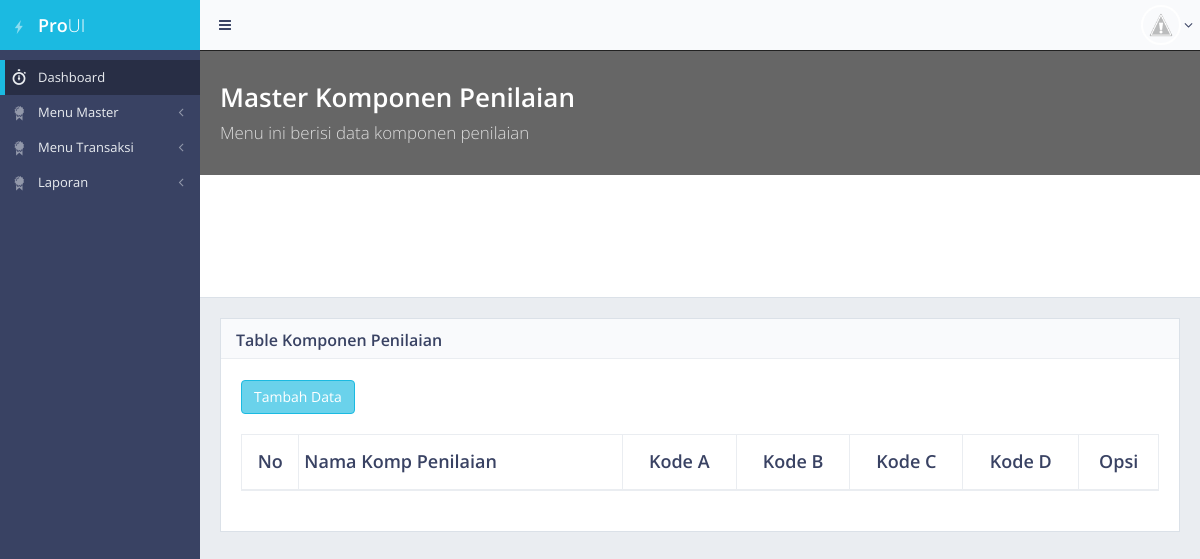
Page /master_komponen_penilaian.php (signed in) on the earlier database version.
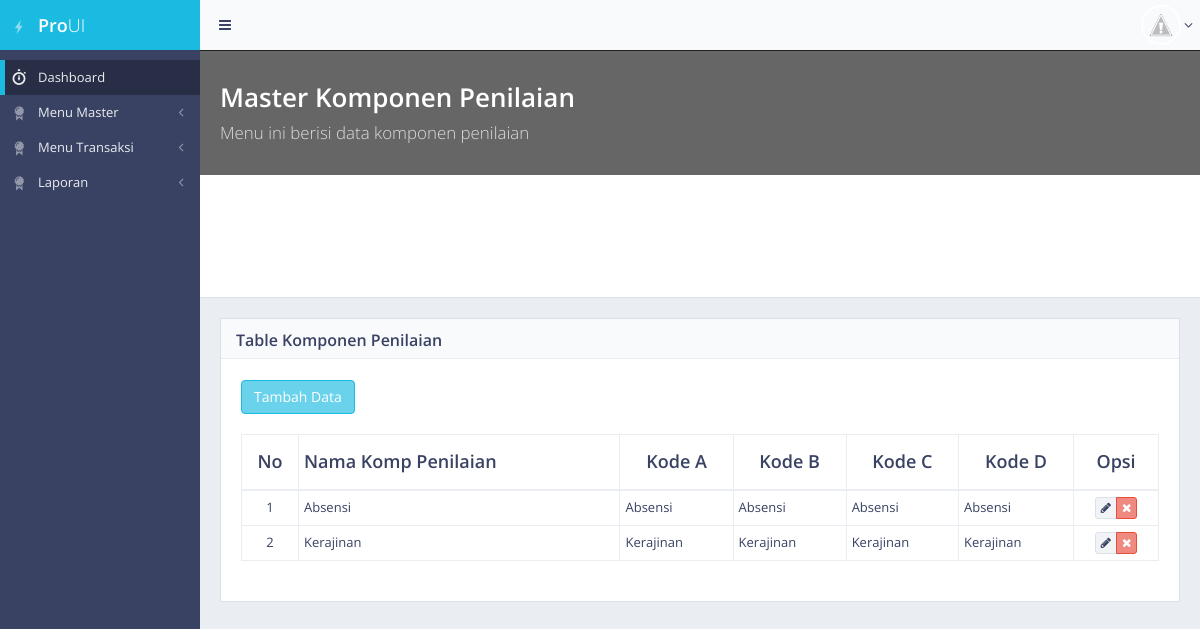
Same page on the later database version.
### tables this page shows
CREATE TABLE `tab_komponen_penilaian` (
  `id` int(10) NOT NULL AUTO_INCREMENT,
  `nama_komp_penilaian` varchar(50) DEFAULT NULL,
  `user_insert` varchar(50) DEFAULT NULL,
  `date_insert` varchar(50) DEFAULT NULL,
  `user_update` varchar(50) DEFAULT NULL,
  `date_update` varchar(50) DEFAULT NULL,
  `user_delete` varchar(50) DEFAULT NULL,
  `date_delete` varchar(50) DEFAULT NULL,
  PRIMARY KEY (`id`)
);

### master_komponen_penilaian.php (the view, shortened to what the changed rows need)
<!DOCTYPE html>
 <html class="no-js">
    <head>
        <link rel="stylesheet" href="assets/css/bootstrap.min.css">
        <link rel="stylesheet" href="assets/css/plugins.css">
        <link rel="stylesheet" href="assets/css/main.css">
        <link rel="stylesheet" href="assets/css/themes.css">
    </head>
    <body>
        <div id="page-container" class="sidebar-partial sidebar-visible-lg sidebar-no-animations">
            <div id="main-container">
                <div id="page-content">
                    <div class="content-header content-header-media">
                        <div class="header-section">
                            <div class="row">
                                <div class="col-md-4 col-lg-6 hidden-xs hidden-sm">
                                    <h1>  <strong>Master Komponen Penilaian</strong><br>
                                    <small>Menu ini berisi data komponen penilaian</small></h1>
                                </div>
                            </div>
                        </div>
                                          </div>
                    <div class="block full">
                        <div class="block-title">
                            <h2><strong>Table Komponen Penilaian</strong></h2>
                        </div>
                        <br>
                        <div class="table-responsive">
                            <table id="example-datatable" class="table table-vcenter table-condensed table-bordered">
                                <thead>
                                    <tr>
                                        <th class="text-center">No</th>
                                        <th>Nama Komp Penilaian</th>
                                        <th class="text-center">Kode A</th>
                                        <th class="text-center">Kode B</th>
                                        <th class="text-center">Kode C</th>
                                        <th class="text-center">Kode D</th>
                                        <th class="text-center">Opsi</th>
                                    </tr>
                                </thead>
                                <tbody>
                                <?php
	                        	$sql = "select * from tab_komponen_penilaian";
	                        	$exsql = mysql_query($sql);
	                        	$no=1;
	                        	while($row = mysql_fetch_array($exsql)){
	                        	?>
                                    <tr>
                                        <td class="text-center"><?php echo $no;?></td>
                                        <td><?php echo $row['nama_komp_penilaian']; ?></td>
                                        <td><?php echo $row['nama_komp_penilaian']; ?></td>
                                        <td><?php echo $row['nama_komp_penilaian']; ?></td>
                                         <td><?php echo $row['nama_komp_penilaian']; ?></td>
                                        <td><?php echo $row['nama_komp_penilaian']; ?></td>
                                        <td class="text-center">
                                            <div class="btn-group">
                                                <a href="javascript:void(0)" data-toggle="tooltip" title="Edit" class="btn btn-xs btn-default"><i class="fa fa-pencil"></i></a>
                                                <a href="javascript:void(0)" data-toggle="tooltip" title="Delete" class="btn btn-xs btn-danger"><i class="fa fa-times"></i></a>
                                            </div>
                                        </td>
                                    </tr>
                                <?php
                                $no++;
                            	}
                                ?>
                                </tbody>
                            </table>
                        </div>
                    </div>
                        </div>
                    </div>
                </div>
    </body>
</html>

Differences in the rows shown:
added tab_komponen_penilaian: nama_komp_penilaian "Absensi"
added tab_komponen_penilaian: nama_komp_penilaian "Kerajinan"
